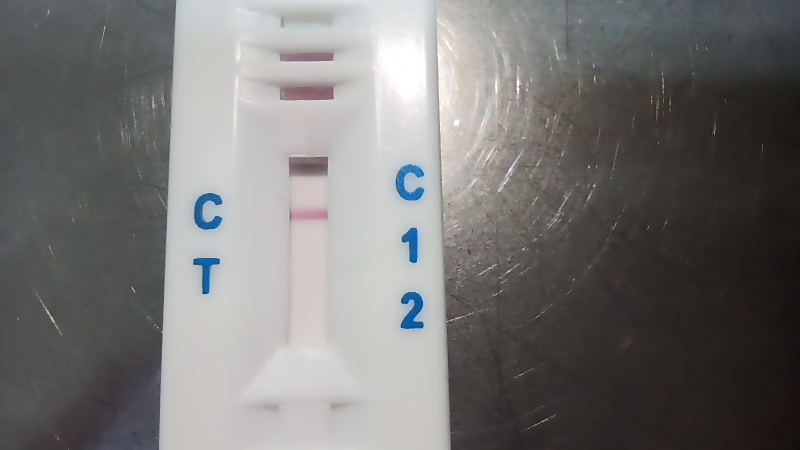
%> input picture Kode/Negatif.jpg, 1600 x 900 px, given in place of potong_biner_negatif1.png, which was not available (shown at 1/2 size)
$ octave Rectangle_Fitting.m   (GNU Octave 9; MATLAB toolbox functions it lacks are replaced by stand-ins)
%> lines starting %> are read from the running program, lines starting %| are printed output that depends on the picture; pictures that were not available may be replaced by others from this repository, and a replacement may not be noted
% Membaca citra biner
citra_biner = imread('potong_biner_negatif1.png');
%> citra_biner is the input picture: size 900x1600x3 uint8; mean R, G, B 118.3, 117.5, 116.1

% Mengidentifikasi properti objek dalam citra biner
properti_objek = regionprops(citra_biner, 'BoundingBox');

% Menghitung jumlah kotak yang ada
disp(['Jumlah Kotak Terdeteksi: ', num2str(numel(properti_objek))]);
%| Jumlah Kotak Terdeteksi: 255

citra = imread('Negatif_1.jpg');
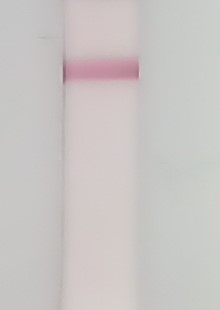
%> input picture Kode/Negatif_1.jpg, 220 x 310 px
%> citra is the input picture: size 310x220x3 uint8; mean R, G, B 201.6, 197.4, 195.9

hh = fspecial('motion', 5);
bb = imfilter(citra,hh);
r = bb(:,:,1);
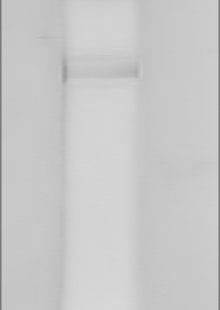
%> r: size 310x220 uint8; min 118, max 215, mean 200.5
g = bb(:,:,2); % Channel Hijau yang dibutuhkan
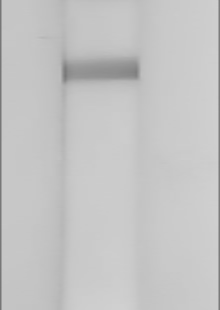
%> g: size 310x220 uint8; min 117, max 208, mean 196.3
b = bb(:,:,3);

baris_mulai = 10; % Baris awal matriks
baris_akhir = 295; % Baris akhir matriks
kolom_mulai = 35; % Kolom awal matriks
kolom_akhir = 85; % Kolom akhir matriks

bagian_gambar = g(baris_mulai:baris_mulai+baris_akhir-1, kolom_akhir:kolom_akhir+kolom_mulai-1);
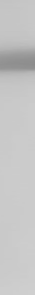
%> bagian_gambar: size 295x35 uint8; min 140, max 207, mean 196.8

% Menampilkan citra biner
figure;
subplot (1,2,1);imshow(citra_biner);
subplot (1,2,2);imshow(bagian_gambar);
hold on;

% Menggambar rectangle pada setiap objek dalam citra
for i = 1:numel(properti_objek)
    bounding_box = properti_objek(i).BoundingBox;
    rectangle('Position', bounding_box, 'EdgeColor', 'r', 'LineWidth', 2);
end
%> this loop made 255 passes
%> bounding_box on passes 1 to 3: [793.5 360.5 0.5 53 281 1], [811.5 269.5 0.5 617 386 3], [811.5 396.5 0.5 33 259 1]
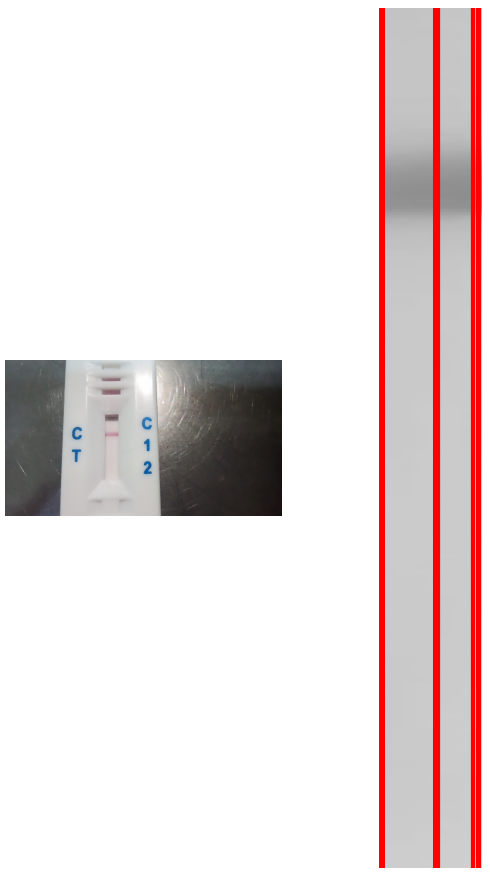
%> figure redrawn from the program's plot data, 2 panels
